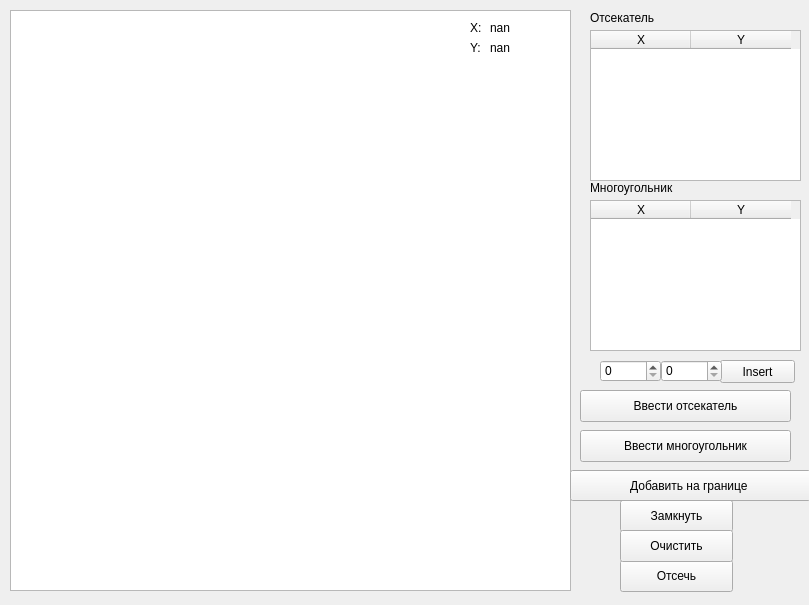
<?xml version="1.0" encoding="UTF-8"?>
<ui version="4.0">
 <class>MainWindow</class>
 <widget class="QMainWindow" name="MainWindow">
  <property name="geometry">
   <rect>
    <x>0</x>
    <y>0</y>
    <width>809</width>
    <height>605</height>
   </rect>
  </property>
  <property name="windowTitle">
   <string>Отсечение отрезков выпуклым отсекателем</string>
  </property>
  <widget class="QWidget" name="centralwidget">
   <widget class="QGraphicsView" name="view">
    <property name="geometry">
     <rect>
      <x>10</x>
      <y>10</y>
      <width>561</width>
      <height>581</height>
     </rect>
    </property>
   </widget>
   <widget class="QTableWidget" name="table_rect">
    <property name="geometry">
     <rect>
      <x>590</x>
      <y>30</y>
      <width>211</width>
      <height>151</height>
     </rect>
    </property>
    <column>
     <property name="text">
      <string>X</string>
     </property>
    </column>
    <column>
     <property name="text">
      <string>Y</string>
     </property>
    </column>
   </widget>
   <widget class="QPushButton" name="paint">
    <property name="geometry">
     <rect>
      <x>620</x>
      <y>560</y>
      <width>113</width>
      <height>32</height>
     </rect>
    </property>
    <property name="text">
     <string>Отсечь</string>
    </property>
   </widget>
   <widget class="QPushButton" name="lock">
    <property name="geometry">
     <rect>
      <x>620</x>
      <y>500</y>
      <width>113</width>
      <height>32</height>
     </rect>
    </property>
    <property name="text">
     <string>Замкнуть</string>
    </property>
   </widget>
   <widget class="QPushButton" name="erase">
    <property name="geometry">
     <rect>
      <x>620</x>
      <y>530</y>
      <width>113</width>
      <height>32</height>
     </rect>
    </property>
    <property name="text">
     <string>Очистить</string>
    </property>
   </widget>
   <widget class="QPushButton" name="poly">
    <property name="geometry">
     <rect>
      <x>580</x>
      <y>430</y>
      <width>211</width>
      <height>32</height>
     </rect>
    </property>
    <property name="text">
     <string>Ввести многоугольник</string>
    </property>
   </widget>
   <widget class="QPushButton" name="rect">
    <property name="geometry">
     <rect>
      <x>580</x>
      <y>390</y>
      <width>211</width>
      <height>32</height>
     </rect>
    </property>
    <property name="text">
     <string>Ввести отсекатель</string>
    </property>
   </widget>
   <widget class="QPushButton" name="ect">
    <property name="geometry">
     <rect>
      <x>570</x>
      <y>470</y>
      <width>241</width>
      <height>31</height>
     </rect>
    </property>
    <property name="text">
     <string>Добавить на границе </string>
    </property>
   </widget>
   <widget class="QTableWidget" name="table_pol">
    <property name="geometry">
     <rect>
      <x>590</x>
      <y>200</y>
      <width>211</width>
      <height>151</height>
     </rect>
    </property>
    <column>
     <property name="text">
      <string>X</string>
     </property>
    </column>
    <column>
     <property name="text">
      <string>Y</string>
     </property>
    </column>
   </widget>
   <widget class="QLabel" name="label">
    <property name="geometry">
     <rect>
      <x>590</x>
      <y>10</y>
      <width>81</width>
      <height>16</height>
     </rect>
    </property>
    <property name="text">
     <string>Отсекатель</string>
    </property>
   </widget>
   <widget class="QLabel" name="label_2">
    <property name="geometry">
     <rect>
      <x>590</x>
      <y>180</y>
      <width>121</width>
      <height>16</height>
     </rect>
    </property>
    <property name="text">
     <string>Многоугольник</string>
    </property>
   </widget>
   <widget class="QLabel" name="x">
    <property name="geometry">
     <rect>
      <x>490</x>
      <y>20</y>
      <width>60</width>
      <height>16</height>
     </rect>
    </property>
    <property name="text">
     <string>nan</string>
    </property>
   </widget>
   <widget class="QLabel" name="y">
    <property name="geometry">
     <rect>
      <x>490</x>
      <y>40</y>
      <width>60</width>
      <height>16</height>
     </rect>
    </property>
    <property name="text">
     <string>nan</string>
    </property>
   </widget>
   <widget class="QLabel" name="label_3">
    <property name="geometry">
     <rect>
      <x>470</x>
      <y>20</y>
      <width>16</width>
      <height>16</height>
     </rect>
    </property>
    <property name="text">
     <string>X:</string>
    </property>
   </widget>
   <widget class="QLabel" name="label_4">
    <property name="geometry">
     <rect>
      <x>470</x>
      <y>40</y>
      <width>16</width>
      <height>16</height>
     </rect>
    </property>
    <property name="text">
     <string>Y:</string>
    </property>
   </widget>
   <widget class="QPushButton" name="pointInsert">
    <property name="geometry">
     <rect>
      <x>720</x>
      <y>360</y>
      <width>75</width>
      <height>23</height>
     </rect>
    </property>
    <property name="text">
     <string>Insert</string>
    </property>
   </widget>
   <widget class="QSpinBox" name="xInput">
    <property name="geometry">
     <rect>
      <x>600</x>
      <y>360</y>
      <width>61</width>
      <height>22</height>
     </rect>
    </property>
    <property name="maximum">
     <number>800</number>
    </property>
   </widget>
   <widget class="QSpinBox" name="yInput">
    <property name="geometry">
     <rect>
      <x>661</x>
      <y>360</y>
      <width>61</width>
      <height>22</height>
     </rect>
    </property>
    <property name="maximum">
     <number>600</number>
    </property>
   </widget>
  </widget>
 </widget>
 <resources/>
 <connections/>
</ui>
